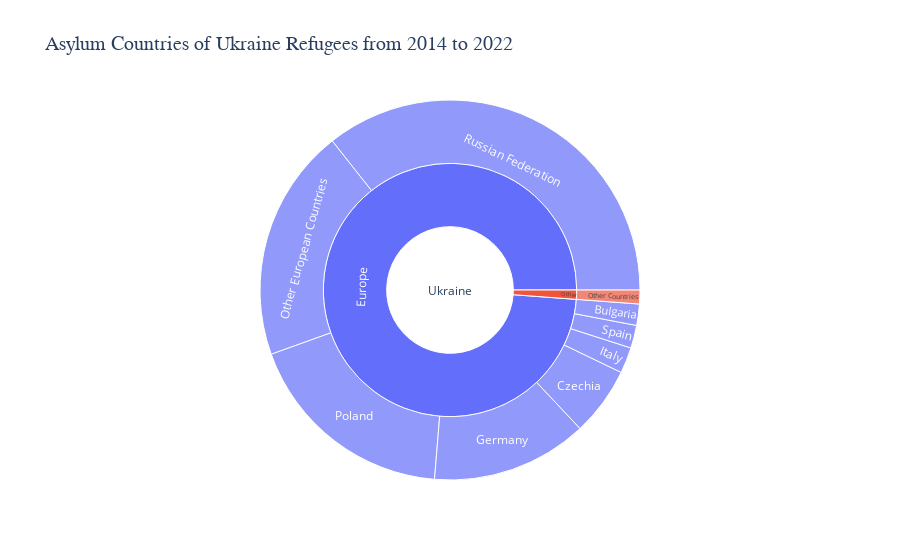

The notebook cell saved with this chart:
### Code cell
import plotly.io as pio

pio.renderers.default = "plotly_mimetype+notebook_connected"

import pandas as pd
import pycountry
from pycountry_convert import country_alpha2_to_continent_code, convert_continent_code_to_continent_name

# Function to get the continent of each country
def iso_to_continent(country_iso):
    try:
        country = pycountry.countries.get(alpha_3=country_iso)
        country_alpha2 = country.alpha_2
        continent_code = country_alpha2_to_continent_code(country_alpha2)
        continent_name = convert_continent_code_to_continent_name(continent_code)
        return continent_name
    except (KeyError, AttributeError):
        return None

# Clean dataset    
df = pd.read_csv("population1.csv")
df = df.dropna(subset=['Country of origin (ISO)', 'Country of asylum (ISO)'])
df['asy_continent'] = df['Country of asylum (ISO)'].apply(iso_to_continent)
df = df.dropna()
df2 =df[df["Country of origin (ISO)"]=="UKR"]
df2 = df2[df2["Year"] >= 2014]

# Replace minor countries by other
for index, row in df2.iterrows():
    if row["Refugees under UNHCR's mandate"] < 108008 and row['asy_continent'] == "Europe":
        df2.loc[index, "Country of asylum"] = "Other European Countries"
    elif row["Refugees under UNHCR's mandate"] < 108008 and row['asy_continent'] != "Europe":
        df2.loc[index, "Country of asylum"] = "Other Countries"
        df2.loc[index, "asy_continent"] = "Other"

# Sum total refugees for each country
df3 = df2.groupby(["Country of asylum", "asy_continent"]).sum("Refugees under UNHCR's mandate").sort_values(by=["Refugees under UNHCR's mandate"], ascending=False)
df4 = df3[df3["Refugees under UNHCR's mandate"] != 0].reset_index()

# Set parents, labels, and values for the chart
parents = df4["asy_continent"].tolist()
labels = df4["Country of asylum"].tolist()
values = df4["Refugees under UNHCR's mandate"].tolist()

df = pd.DataFrame({'Labels': labels, 'Parents': parents, 'Values': values})

add_parents = ["Ukraine"]*2+[""]
add_labels = ["Europe", "Other", "Ukraine"]
add_values = [6513730, 77700, 6591430]
na_values = df["Values"].to_list()
na_labels = df["Labels"].to_list()
na_Parents = df["Parents"].to_list()

# Plot by plotly
import plotly.graph_objects as go

fig =go.Figure(go.Sunburst(
    labels=add_labels+na_labels,
    parents=add_parents+na_Parents,
    values=add_values+na_values,
    branchvalues="total",
))

fig.update_layout(
    title=dict(
    text="Asylum Countries of Ukraine Refugees from 2014 to 2022",
    font=dict(
    family="Arial", size=20)
    ),

    yaxis_title=dict(
    # text="Asylum Countries of Ukraine Refugees from 2014 to 2022",
    font=dict(
    family="Arial", size=18)
    ),

    xaxis_title=dict(
    # text="Asylum Countries of Ukraine Refugees from 2014 to 2022",
    font=dict(
    family="Arial", size=18)
    )
)

fig.show()

### Figure 1 — Plotly figure (JSON) as saved in the notebook; plotly's stock layout.template omitted (floating-point values rounded to 4 significant figures)
{"data": [{"branchvalues": "total", "labels": ["Europe", "Other", "Ukraine", "Russian Federation", "Other European Countries", "Poland", "Germany", "Czechia", "Italy", "Spain", "Bulgaria", "Other Countries"], "parents": ["Ukraine", "Ukraine", "", "Europe", "Europe", "Europe", "Europe", "Europe", "Europe", "Europe", "Europe", "Other"], "type": "sunburst", "values": [6513730, 77700, 6591430, 2349276, 1308393, 1200207, 876311, 386371, 145593, 128129, 119450, 77700]}], "layout": {"title": {"font": {"family": "Arial", "size": 20}, "text": "Asylum Countries of Ukraine Refugees from 2014 to 2022"}, "xaxis": {"title": {"font": {"family": "Arial", "size": 18}}}, "yaxis": {"title": {"font": {"family": "Arial", "size": 18}}}}}
